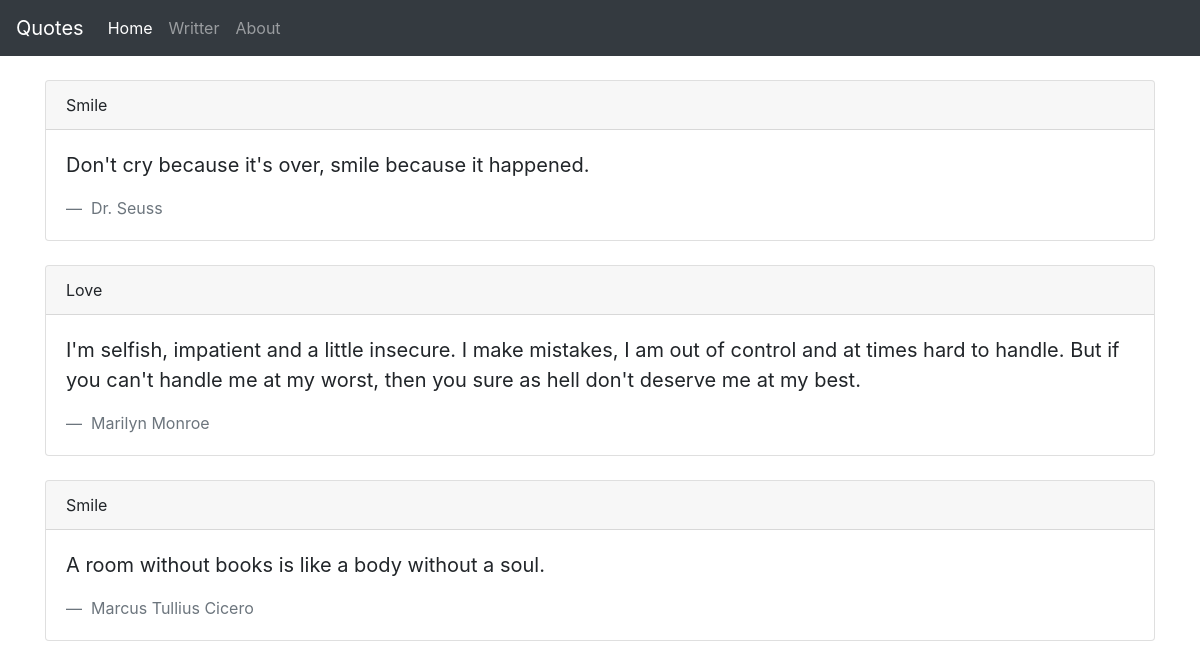
The page / on the database its author committed.
### quotes_app/models.py (models this page shows, shortened)
class Quote(models.Model):
    quote = models.TextField()
    author = models.CharField(max_length=200)
    quote_category = models.ForeignKey(
        'QuoteCategory',
        on_delete = models.CASCADE
    )

class QuoteCategory(models.Model):
    title = models.CharField(max_length=50)

### quotes_app/views.py (the view)
# urls.py: path('', views.HomeView.as_view(), name="home"),
class HomeView(ListView):
    template_name = "home.html"
    model = Quote
    def get_queryset(self):
        query_set = super().get_queryset()
        return query_set.select_related
        ('quote_category')

### templates/home.html
{% extends 'base.html' %}
{% block web_body %}
  <div class="container">
    <br>
  </div>
  <div class="container">
    {% for quote in object_list %}
    <div class="card">
      <div class="card-header">
        {{ quote.quote_category.title }}
      </div>
      <div class="card-body">
        <blockquote class="blockquote mb-0">
          <p> {{ quote.quote }} </p>
          <footer class="blockquote-footer"> {{ quote.author }} </footer>
        </blockquote>
      </div>
    </div>
    <br>
    {% endfor %}
  </div>
{% endblock web_body %}

### templates/base.html (shortened to what this page needs)
<!DOCTYPE html>
<html lang="en" dir="ltr">
  <head>
    <link rel="stylesheet" href="https://stackpath.bootstrapcdn.com/bootstrap/4.1.3/css/bootstrap.min.css">
  </head>
  <body>
    <nav class="navbar navbar-expand-lg navbar-dark bg-dark">
      <a class="navbar-brand" href="#">Quotes</a>
      <div class="collapse navbar-collapse" id="navbarNav">
        <ul class="navbar-nav">
          <li class="nav-item active">
            <a class="nav-link" href="#">Home <span class="sr-only">(current)</span></a>
          </li>
          <li class="nav-item">
            <a class="nav-link" href="#">Writter</a>
          </li>
          <li class="nav-item">
            <a class="nav-link" href="#">About</a>
          </li>
        </ul>
      </div>
    </nav>
    {% block web_body %}
    {% endblock web_body %}
  </body>
</html>

### rows shown on the page
Quote: quote_category "Smile", quote "Don't cry because it's over, smile because it happened.", author "Dr. Seuss"
Quote: quote_category "Love", quote "I'm selfish, impatient and a little insecure. I make mistakes, I am out of control and at times hard to handle. But if you can't handle me at my worst, then you sure as hell don't deserve me at my best.", author "Marilyn Monroe"
Quote: quote_category "Smile", quote "A room without books is like a body without a soul.", author "Marcus Tullius Cicero"
